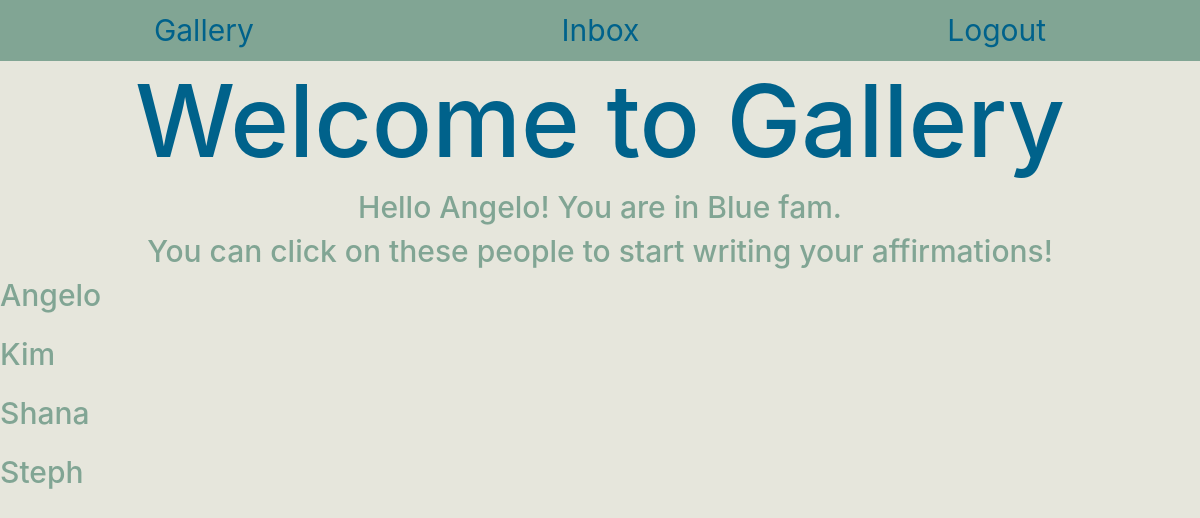
Before: /gallery (signed in) with the older database file.
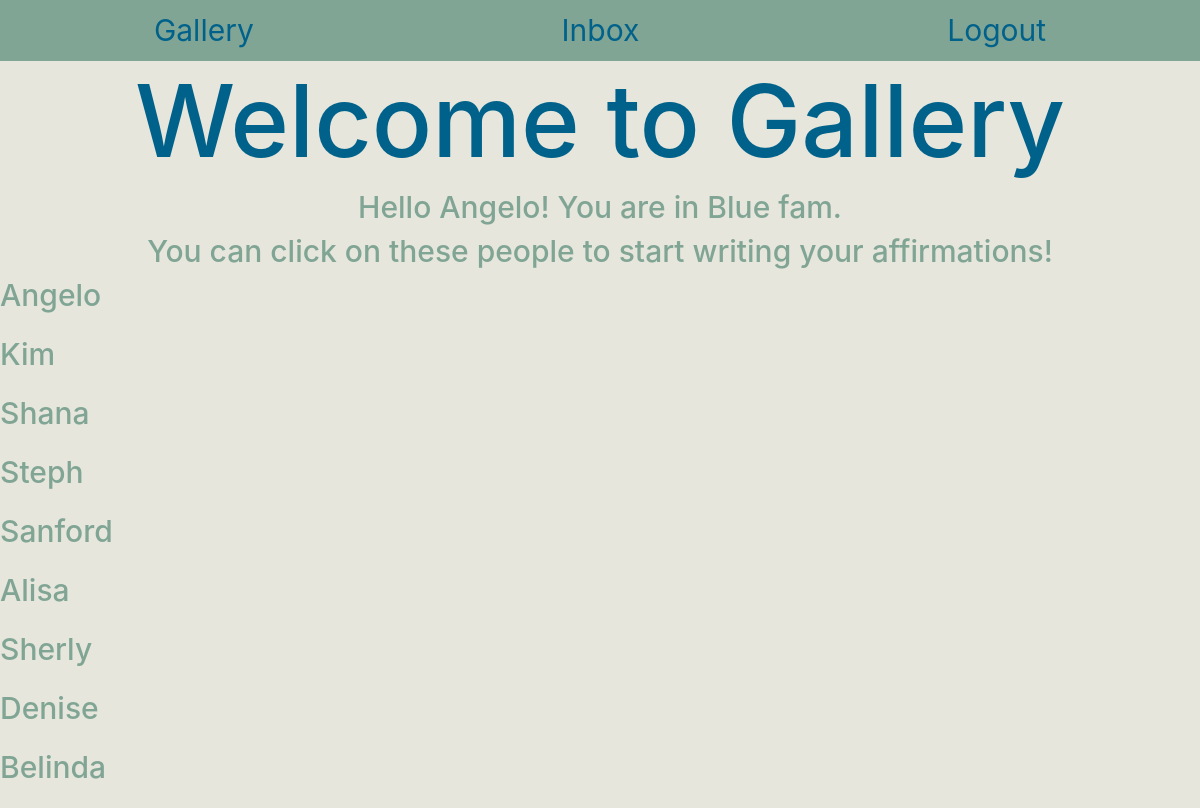
After: the same page with the newer database file.
### app_folder/models.py (models this page shows, shortened)
class User(UserMixin, db.Model):
    id = db.Column(db.Integer, primary_key=True)
    username = db.Column(db.String(64), index=True, unique=True)
    family = db.Column(db.String(64), nullable=False)
    password_hash = db.Column(db.String(128))
    messages = db.relationship("Message", uselist=False, backref="user")

### app_folder/routes.py (the view)
@app.route("/gallery")
@login_required
def gallery():
    return render_template('gallery.html', title="Gallery", Users=User)

### app_folder/routes.py (called while the page is built)
@login.user_loader
def load_user(user_id):
    return User.query.get(int(user_id))

### app_folder/templates/gallery.html (shortened to what this page needs)
{% extends "base.html" %}
{% block gallery %}
    <h1 class="center"> Welcome to Gallery</h1>
<div class="center">
    <h4> Hello {{current_user.username}}! You are in {{current_user.family}} fam. </h4>
    <h4> You can click on these people to start writing your affirmations!</h4>
</div>
    {% for user in Users.query.all() %}
        <a href="/user/{{user.username}}">
            <div> <h4> {{user.username}} </h4></div>
            <br>
        </a>
    {% endfor %}
{% endblock %}

### app_folder/templates/base.html (shortened to what this page needs)
<!DOCTYPE html>
<html lang="en">
  <head>
       <link rel="stylesheet" href="https://stackpath.bootstrapcdn.com/bootstrap/4.4.1/css/bootstrap.min.css">
       <link rel= "stylesheet" type= "text/css" href= "{{ url_for('static',filename='styles/base.css') }}">
       <link rel= "stylesheet" type= "text/css" href= "{{ url_for('static',filename='styles/envelope.css') }}">
       <link rel= "stylesheet" type= "text/css" href= "{{ url_for('static',filename='styles/home.css') }}">
    </head>
    <body>
        <div>
            {% if current_user.is_anonymous %}
            {% else %}
            <nav class="nav nav-pills nav-fill">
                <a class="nav-item nav-link" href="{{ url_for('gallery') }}">Gallery</a>
                <a class="nav-item nav-link" href="{{ url_for('inbox') }}">Inbox</a>
                <a class="nav-item nav-link" href="{{ url_for('logout') }}">Logout</a>
              </nav>
            {% endif %}
        </div>
        {% block gallery %}{% endblock %}
    </body>
</html>

### app_folder/static/styles/base.css (style rules this page uses)
body { background-color: #E6E6DC; font-size: 10px }
h1 { color: #00628B; font-size: 10em; }
h4 { color: #81A594; font-size: 3em; }
a { color: #00628B; }
.center { text-align: center; }
.nav { font-size: 3em; background-color: #81A594; }

### app_folder/static/styles/envelope.css (style rules this page uses)
* { margin: 0; padding: 0; }

Changed rows visible on the page:
added User: username "Sanford"
added User: username "Alisa"
added User: username "Sherly"
added User: username "Denise"
added User: username "Belinda"
